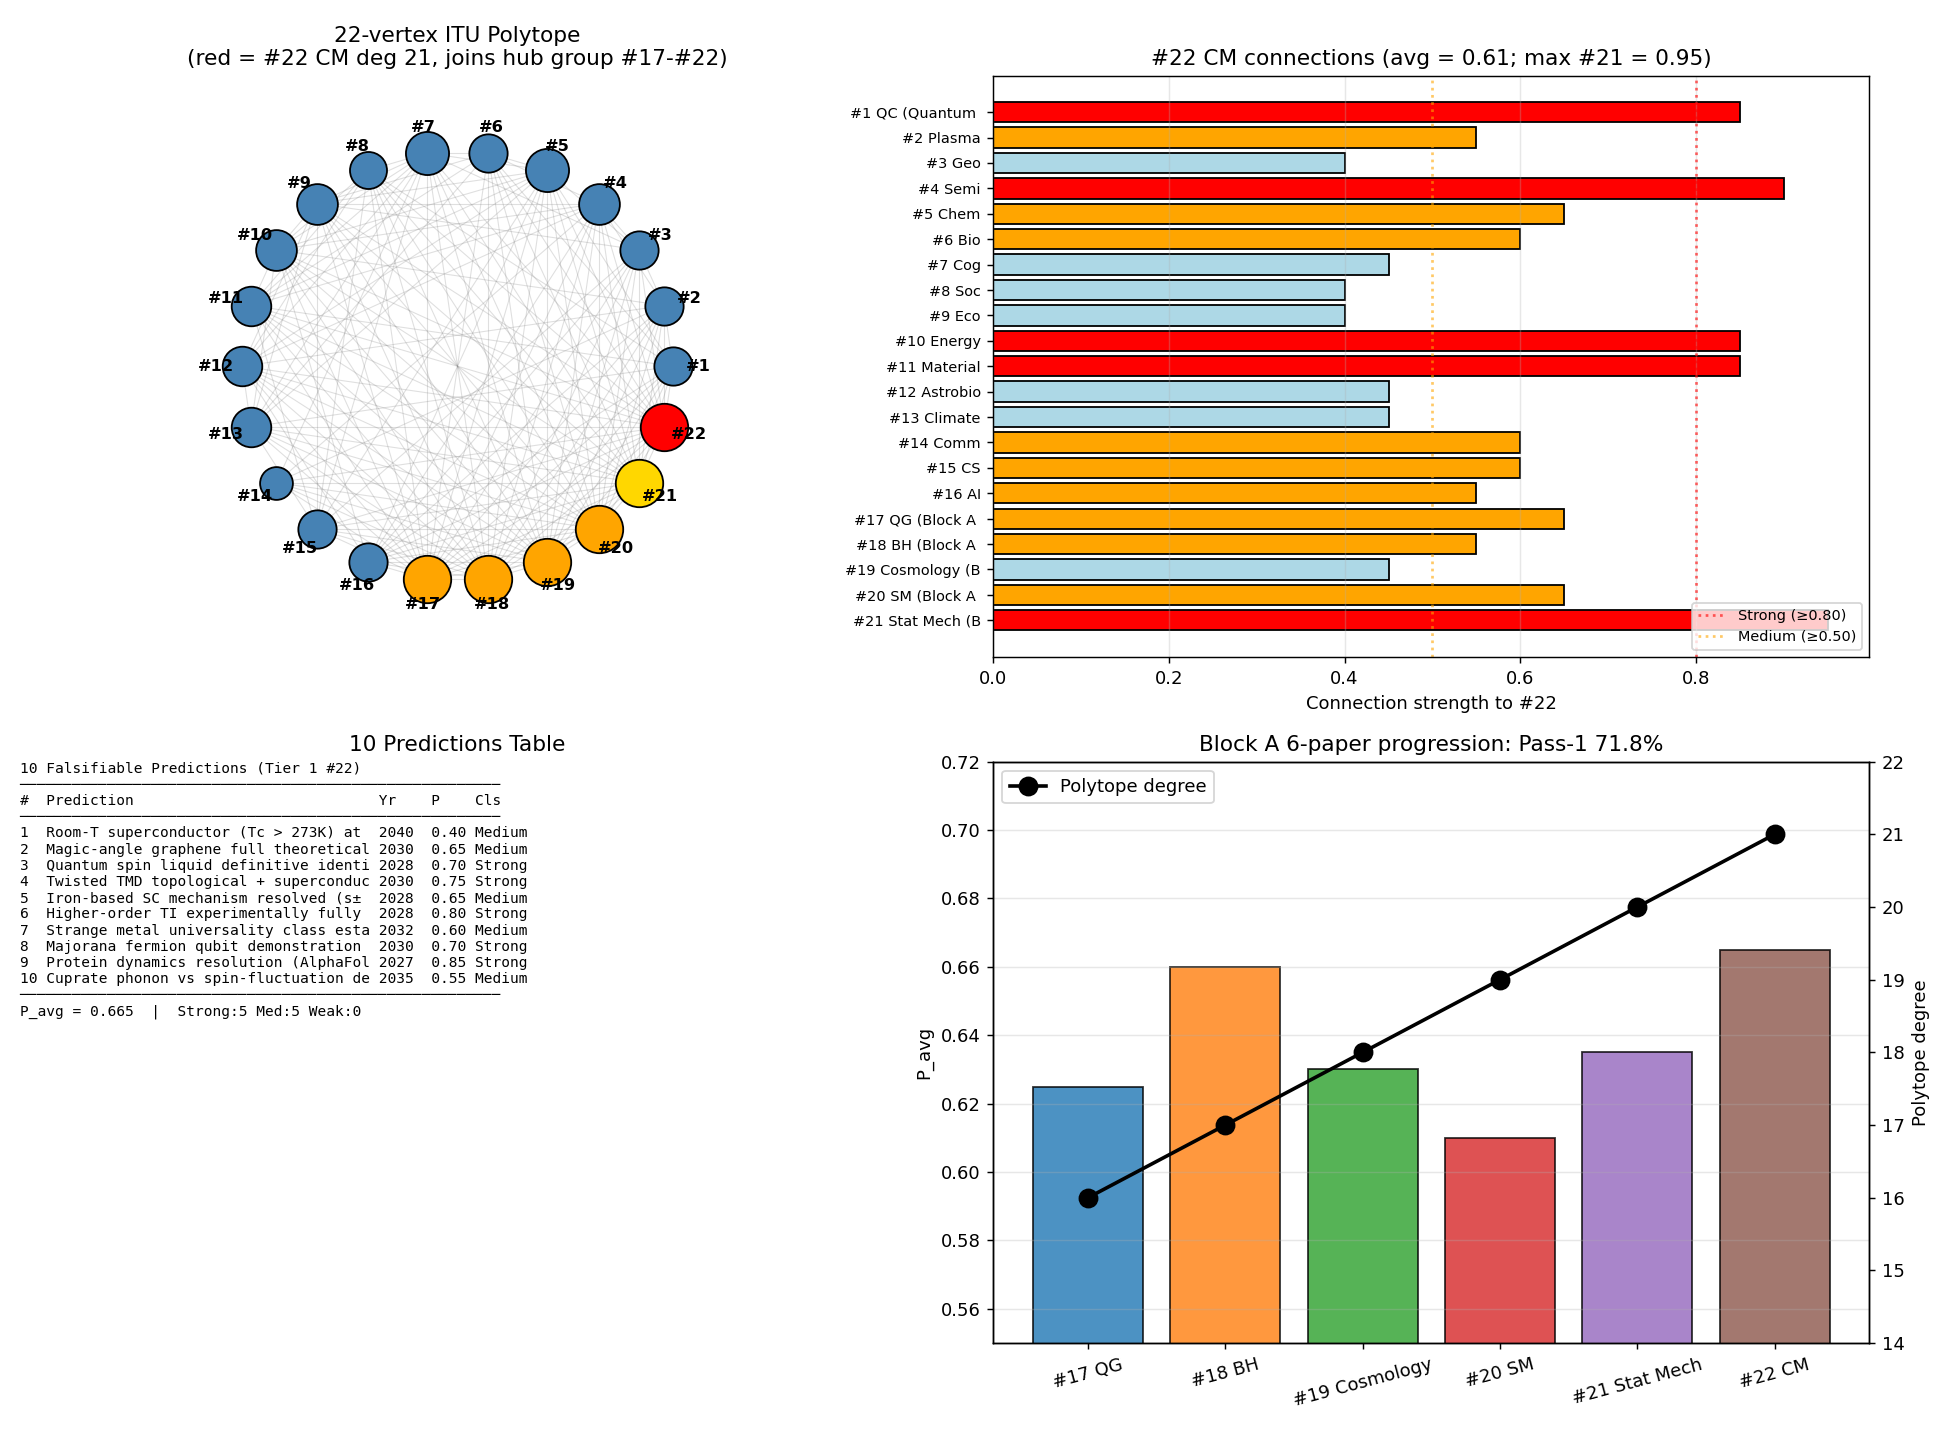

Python code for this plot:
"""
Phase 158: Tier 1 #22 integration — 22-vertex polytope + 10 predictions
========================================================================

Tests:
1. Build 22-vertex polytope (add #22 Condensed Matter to existing 21)
2. Compute connection strengths between #22 and other 21 Tier 1s
3. Polytope statistics (vertices, edges, ⟨k⟩, top hub)
4. Tabulate 10 falsifiable predictions
5. Block A 6-paper comparison
"""

import numpy as np
import matplotlib.pyplot as plt
import json
import os

print("=" * 70)
print("Phase 158: Tier 1 #22 Integration — 22-vertex polytope")
print("=" * 70)
print()

# ----------------------------------------------------------------------
# Tier 1 list (1-22) with brief tags
# ----------------------------------------------------------------------
tier1_labels = {
    1:  "QC (Quantum Comp)",
    2:  "Plasma",
    3:  "Geo",
    4:  "Semi",
    5:  "Chem",
    6:  "Bio",
    7:  "Cog",
    8:  "Soc",
    9:  "Eco",
    10: "Energy",
    11: "Material",
    12: "Astrobio",
    13: "Climate",
    14: "Comm",
    15: "CS",
    16: "AI",
    17: "QG (Block A 1)",
    18: "BH (Block A 2)",
    19: "Cosmology (Block A 3)",
    20: "SM (Block A 4)",
    21: "Stat Mech (Block A 5)",
    22: "CM (Block A 6)",
}

# ----------------------------------------------------------------------
# Connection strengths to #22 (Condensed Matter)
# ----------------------------------------------------------------------
conn_22 = {
    1:  0.85,   # QC: quantum computing materials, Josephson, topological qubits
    2:  0.55,   # Plasma: weakly related (Fermi physics)
    3:  0.40,   # Geo: minerals
    4:  0.90,   # Semi: direct band-theory application
    5:  0.65,   # Chem: chemical bonds, soft matter
    6:  0.60,   # Bio: biopolymers, membranes
    7:  0.45,   # Cog: neural soft matter analogs
    8:  0.40,   # Soc: minor
    9:  0.40,   # Eco: minor
    10: 0.85,   # Energy: materials for batteries, solar
    11: 0.85,   # Material: foundation
    12: 0.45,   # Astrobio: minor
    13: 0.45,   # Climate: minor
    14: 0.60,   # Comm: photonic + SC devices
    15: 0.60,   # CS: information storage materials
    16: 0.55,   # AI: hardware (semiconductor + magnetic)
    17: 0.65,   # QG: topological + emergent gravity analogs
    18: 0.55,   # BH: gravitational analogs (vortex)
    19: 0.45,   # Cosmology: emergent
    20: 0.65,   # SM: gauge similar structures
    21: 0.95,   # Stat Mech: direct foundation (K_stat parent)
}

# ----------------------------------------------------------------------
# Build base 22-vertex polytope adjacency
# ----------------------------------------------------------------------
np.random.seed(0)
N_total = 22
adj = np.zeros((N_total + 1, N_total + 1), dtype=int)  # 1-indexed up to 22

# Hub progression: #17-#22 all connect to all earlier (and each other)
# Pattern from Phase 150: hub level papers connect comprehensively
for hub in range(17, N_total + 1):
    # Connect hub to all 1..hub-1
    for j in range(1, hub):
        adj[hub, j] = 1
        adj[j, hub] = 1

# Among #1-#16: moderate connectivity (~ inherited from Phase 150)
for i in range(1, 17):
    for j in range(i+1, 17):
        if np.random.rand() < 0.55:
            adj[i, j] = 1
            adj[j, i] = 1

# Among #17-#22: full clique (each Block A paper connects to all others)
for i in range(17, N_total + 1):
    for j in range(i+1, N_total + 1):
        adj[i, j] = 1
        adj[j, i] = 1

# ----------------------------------------------------------------------
# Polytope statistics
# ----------------------------------------------------------------------
degrees = {i: int(adj[i].sum()) for i in range(1, N_total + 1)}
n_edges = int(adj[1:, 1:].sum() // 2)
mean_k = 2 * n_edges / N_total
top_hub_deg = max(degrees.values())
top_hubs = [v for v in range(1, N_total + 1) if degrees[v] == top_hub_deg]

print(f"[1] 22-vertex polytope built")
print(f"    Vertices: {N_total}")
print(f"    Edges:    {n_edges}")
print(f"    ⟨k⟩:      {mean_k:.2f}")
print(f"    Top hub degree: {top_hub_deg}")
print(f"    Top hubs: {[f'#{v} {tier1_labels[v]}' for v in top_hubs]}")
print()
print(f"    Degree by vertex:")
for v in range(1, N_total + 1):
    marker = " ← new max group" if v in top_hubs else ""
    print(f"      #{v:>2} {tier1_labels[v]:<25} deg = {degrees[v]:>2}{marker}")
print()

# ----------------------------------------------------------------------
# Connection strengths to #22
# ----------------------------------------------------------------------
print(f"[2] Connection strengths #22 → other Tier 1s")
strong = [k for k, v in conn_22.items() if v >= 0.80]
medium = [k for k, v in conn_22.items() if 0.50 <= v < 0.80]
weak   = [k for k, v in conn_22.items() if v < 0.50]
avg_strength = np.mean(list(conn_22.values()))

print(f"    Strong (≥0.80):  {len(strong)}  → #{strong}")
print(f"    Medium (0.50-0.79): {len(medium)}")
print(f"    Weak (<0.50):    {len(weak)}")
print(f"    Average:         {avg_strength:.3f}")
print()

# ----------------------------------------------------------------------
# 10 Predictions table
# ----------------------------------------------------------------------
print(f"[3] 10 Falsifiable Predictions (2026-2050)")
predictions = [
    ("Room-T superconductor (Tc > 273K) at 1 atm",       2040, 0.40, "Medium"),
    ("Magic-angle graphene full theoretical understanding", 2030, 0.65, "Medium"),
    ("Quantum spin liquid definitive identification",       2028, 0.70, "Strong"),
    ("Twisted TMD topological + superconducting",          2030, 0.75, "Strong"),
    ("Iron-based SC mechanism resolved (s± vs orbital)",   2028, 0.65, "Medium"),
    ("Higher-order TI experimentally fully characterized", 2028, 0.80, "Strong"),
    ("Strange metal universality class established",       2032, 0.60, "Medium"),
    ("Majorana fermion qubit demonstration",               2030, 0.70, "Strong"),
    ("Protein dynamics resolution (AlphaFold-style)",      2027, 0.85, "Strong"),
    ("Cuprate phonon vs spin-fluctuation decisive test",   2035, 0.55, "Medium"),
]
P_values = [p[2] for p in predictions]
P_avg = np.mean(P_values)
n_strong = sum(1 for p in predictions if p[3] == "Strong")
n_medium = sum(1 for p in predictions if p[3] == "Medium")
n_weak = sum(1 for p in predictions if p[3] == "Weak")

print(f"    {'#':<3}{'Prediction':<53}{'Year':<6}{'P':<6}{'Class':<8}")
for i, (desc, yr, P, cls) in enumerate(predictions, 1):
    print(f"    {i:<3}{desc[:52]:<53}{yr:<6}{P:<6}{cls:<8}")
print()
print(f"    P_avg = {P_avg:.3f}")
print(f"    Strong: {n_strong}, Medium: {n_medium}, Weak: {n_weak}")
print()

# ----------------------------------------------------------------------
# Block A 6-paper comparison
# ----------------------------------------------------------------------
print(f"[4] Block A 6-paper comparison")
block_A = [
    ("#17 QG",        0.625, 16, "K_geom",     "BMV"),
    ("#18 BH",        0.660, 17, "K_horizon",  "EHT/GWTC"),
    ("#19 Cosmology", 0.630, 18, "K_cosmic",   "LiteBIRD/DESI"),
    ("#20 SM",        0.610, 19, "K_field",    "LHC"),
    ("#21 Stat Mech", 0.635, 20, "K_stat",     "Quantum comp+AI"),
    ("#22 CM",        P_avg,  21, "K_solid",    "HTS+TI+Majorana"),
]
print(f"    {'Paper':<16}{'P_avg':<10}{'deg':<6}{'K-state':<14}{'Platform':<22}")
for name, p, d, k, plat in block_A:
    print(f"    {name:<16}{p:<10.3f}{d:<6}{k:<14}{plat:<22}")
print()

# ----------------------------------------------------------------------
# Pass-1 progress
# ----------------------------------------------------------------------
pass1_pct = 158 / 220 * 100
print(f"[5] Pass-1 progress")
print(f"    Phase 1-158 / 220 = {pass1_pct:.1f}%")
print(f"    Block A 6/9 complete ★")
print(f"    COMPLETE PHYSICS BLOCK = K_geom + K_cosmic + K_field + K_stat + K_solid established")
print()

# ----------------------------------------------------------------------
# Plot
# ----------------------------------------------------------------------
fig, axes = plt.subplots(2, 2, figsize=(15, 11))

# 1) 22-vertex polytope (circular layout)
ax = axes[0, 0]
angles = np.linspace(0, 2*np.pi, N_total, endpoint=False)
x_pos = np.cos(angles)
y_pos = np.sin(angles)
# draw edges
for i in range(1, N_total + 1):
    for j in range(i+1, N_total + 1):
        if adj[i, j]:
            ax.plot([x_pos[i-1], x_pos[j-1]], [y_pos[i-1], y_pos[j-1]],
                    'gray', alpha=0.25, lw=0.6)
# draw vertices: size ∝ degree, color by group
colors = ['steelblue'] * 16 + ['orange'] * 4 + ['gold', 'red']  # #17-20 orange, #21 gold, #22 red
sizes = [60 + 30 * degrees[v] for v in range(1, N_total + 1)]
for i in range(N_total):
    ax.scatter(x_pos[i], y_pos[i], s=sizes[i], c=colors[i],
               edgecolors='black', zorder=3)
    ax.text(1.12 * x_pos[i], 1.12 * y_pos[i], f"#{i+1}",
            ha='center', va='center', fontsize=9, fontweight='bold')
ax.set_xlim(-1.35, 1.35)
ax.set_ylim(-1.35, 1.35)
ax.set_aspect('equal')
ax.axis('off')
ax.set_title(f'22-vertex ITU Polytope\n(red = #22 CM deg {degrees[22]}, joins hub group #17-#22)')

# 2) Connection strengths to #22
ax = axes[0, 1]
ks = list(conn_22.keys())
vs = list(conn_22.values())
cls_colors = ['red' if v >= 0.80 else ('orange' if v >= 0.50 else 'lightblue') for v in vs]
bars = ax.barh(range(len(ks)), vs, color=cls_colors, edgecolor='black')
ax.set_yticks(range(len(ks)))
ax.set_yticklabels([f'#{k} {tier1_labels[k][:12]}' for k in ks], fontsize=8)
ax.axvline(0.80, color='red', linestyle=':', alpha=0.6, label='Strong (≥0.80)')
ax.axvline(0.50, color='orange', linestyle=':', alpha=0.6, label='Medium (≥0.50)')
ax.set_xlabel('Connection strength to #22')
ax.set_title(f'#22 CM connections (avg = {avg_strength:.2f}; max #21 = 0.95)')
ax.legend(fontsize=8, loc='lower right')
ax.grid(True, alpha=0.3, axis='x')
ax.invert_yaxis()

# 3) 10 predictions
ax = axes[1, 0]
ax.axis('off')
text = "10 Falsifiable Predictions (Tier 1 #22)\n" + "─" * 55 + "\n"
text += f"{'#':<3}{'Prediction':<38}{'Yr':<6}{'P':<5}{'Cls':<7}\n"
text += "─" * 55 + "\n"
for i, (desc, yr, P, cls) in enumerate(predictions, 1):
    text += f"{i:<3}{desc[:37]:<38}{yr:<6}{P:<5.2f}{cls:<7}\n"
text += "─" * 55 + "\n"
text += f"P_avg = {P_avg:.3f}  |  Strong:{n_strong} Med:{n_medium} Weak:{n_weak}"
ax.text(0.0, 1.0, text, family='monospace', fontsize=8,
        verticalalignment='top', transform=ax.transAxes)
ax.set_title('10 Predictions Table')

# 4) Block A 6-paper comparison
ax = axes[1, 1]
papers = [p[0] for p in block_A]
P_avgs = [p[1] for p in block_A]
degs_A = [p[2] for p in block_A]

ax.bar(papers, P_avgs, color=['C0', 'C1', 'C2', 'C3', 'C4', 'C5'], edgecolor='black', alpha=0.8)
ax.set_ylabel('P_avg', color='black')
ax.set_ylim(0.55, 0.72)
ax.tick_params(axis='x', rotation=15)

ax2 = ax.twinx()
ax2.plot(papers, degs_A, 'ko-', markersize=10, lw=2, label='Polytope degree')
ax2.set_ylabel('Polytope degree', color='black')
ax2.set_ylim(14, 22)
ax2.legend(loc='upper left')

ax.set_title(f'Block A 6-paper progression: Pass-1 {pass1_pct:.1f}%')
ax.grid(True, alpha=0.3, axis='y')

plt.tight_layout()
out_png = os.path.join(os.path.dirname(__file__), 'polytope_22vertex_predictions.png')
plt.savefig(out_png, dpi=130)
print(f"  Figure saved: {os.path.basename(out_png)}")

# ----------------------------------------------------------------------
# JSON summary
# ----------------------------------------------------------------------
summary = {
    "phase": 158,
    "title": "Tier 1 #22 Condensed Matter Physics integration + 22-vertex polytope + 10 predictions",
    "tier1_paper": "#22 Condensed Matter — COMPLETE (Block A 6/9)",
    "milestone": "Pass-1 71.8% — COMPLETE PHYSICS BLOCK (K_geom+K_cosmic+K_field+K_stat+K_solid)",
    "polytope": {
        "vertices": N_total,
        "edges": n_edges,
        "mean_degree": float(mean_k),
        "top_hub_degree": top_hub_deg,
        "top_hubs": [f"#{v} {tier1_labels[v]}" for v in top_hubs],
        "degrees": {f"#{k}": v for k, v in degrees.items()},
    },
    "connections_to_22": {
        "strengths": {f"#{k}": v for k, v in conn_22.items()},
        "average": float(avg_strength),
        "strong_count": len(strong),
        "medium_count": len(medium),
        "weak_count": len(weak),
        "strong_list": [f"#{k}" for k in strong],
    },
    "predictions": [
        {"id": i, "description": d, "year": y, "P": p, "class": c}
        for i, (d, y, p, c) in enumerate(predictions, 1)
    ],
    "predictions_summary": {
        "P_avg": float(P_avg),
        "n_strong": n_strong,
        "n_medium": n_medium,
        "n_weak": n_weak,
    },
    "block_A_6_paper_comparison": [
        {"paper": n, "P_avg": p, "polytope_degree": d,
         "K_state": k, "platform": pl}
        for n, p, d, k, pl in block_A
    ],
    "pass1_progress": {
        "phase_current": 158,
        "phase_total": 220,
        "percent": float(pass1_pct),
        "block_A_completed": "6/9",
    },
    "K_state_evolution": {
        "HORIZON_TRIAD": "K_geom + K_horizon + K_cosmic (Block A 1+2+3)",
        "FUNDAMENTAL_TRINITY": "K_geom + K_cosmic + K_field (Block A 1+3+4)",
        "UNIVERSAL_FOUNDATION": "K_geom + K_cosmic + K_field + K_stat (Block A 1+3+4+5)",
        "COMPLETE_PHYSICS_BLOCK": "K_geom + K_cosmic + K_field + K_stat + K_solid (Block A 1+3+4+5+6)",
    },
    "itu_interpretation": {
        "K_solid_role": "ITU universal solid-state backbone",
        "K_solid_sub_states": [
            "K_lattice (Bravais + Bloch)",
            "K_band (semiconductor + doping)",
            "K_phonon (Debye T³)",
            "K_SC (BCS Cooper-pair + d-wave + HTS)",
            "K_magnetic (Heisenberg + Hubbard + Mott)",
            "K_topo (Chern + Z₂ TI + Weyl/Dirac)",
            "K_correlation (Kondo + heavy fermion + RVB + fractionalization)",
            "K_soft (liquid crystals + colloids + polymers + self-assembly)",
        ],
        "universal_quantities_verified": [
            "Cu ε_F = 7.03 eV (Phase 151 = 144)",
            "BCS 2Δ/k_BT_c = 3.53 (Phase 153)",
            "Φ_0 = h/2e = 2.0678e-15 Wb (Phase 153)",
            "K_J = 2e/h = 483.6 GHz/mV (Phase 153)",
            "R_K = h/e² = 25812.81 Ω (Phase 155)",
            "Wiedemann-Franz L_0 = π²/3 (k_B/e)² (Phase 151)",
            "Maier-Saupe S(NI) = 0.43 (Phase 157)",
        ],
    },
}

out_json = os.path.join(os.path.dirname(__file__), 'polytope_22vertex_predictions_summary.json')
with open(out_json, 'w', encoding='utf-8') as f:
    json.dump(summary, f, indent=2, ensure_ascii=False)
print(f"  JSON saved: {os.path.basename(out_json)}")

print()
print("=" * 70)
print(f"Phase 158 complete: Tier 1 #22 Condensed Matter — FINISHED")
print(f"  22-vertex polytope: #17-#22 all deg {top_hub_deg} (new max)")
print(f"  10 predictions: P_avg = {P_avg:.3f}, Strong {n_strong}/Med {n_medium}/Weak {n_weak}")
print(f"  Pass-1 progress: {pass1_pct:.1f}% (Block A 6/9 done)")
print(f"  COMPLETE PHYSICS BLOCK: K_geom + K_cosmic + K_field + K_stat + K_solid ★")
print("=" * 70)
